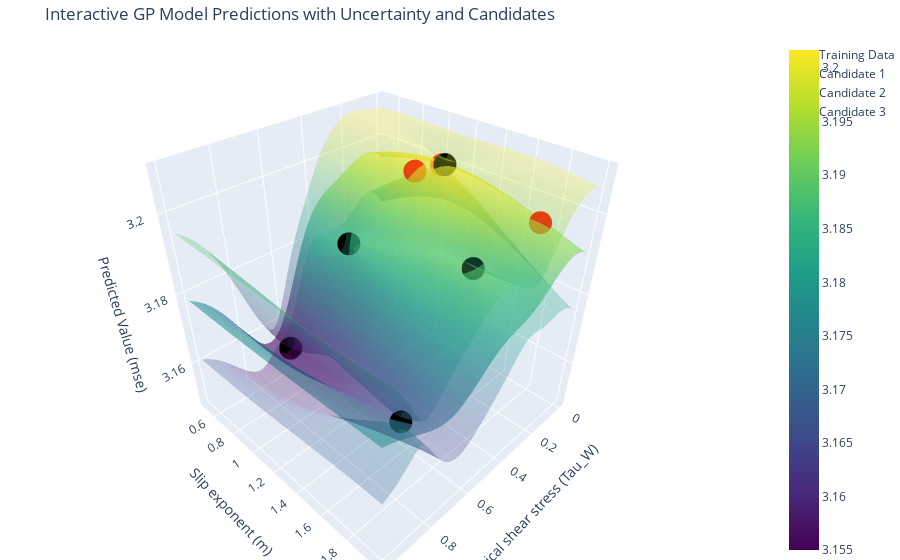

Notebook code cell kept with this figure:
### Code cell
fig = go.Figure()


fig.add_trace(go.Surface(
    x=x_grid, y=y_grid, z=pred_mean,
    colorscale='Viridis', opacity=0.6, name="GP Mean"
))


fig.add_trace(go.Surface(
    x=x_grid, y=y_grid, z=pred_mean + pred_std,
    colorscale='Viridis', opacity=0.3, showscale=False, name="GP Mean + Std"
))


fig.add_trace(go.Surface(
    x=x_grid, y=y_grid, z=pred_mean - pred_std,
    colorscale='Viridis', opacity=0.3, showscale=False, name="GP Mean - Std"
))


fig.add_trace(go.Scatter3d(
    x=train_x[:, 0].numpy(),
    y=train_x[:, 1].numpy(),
    z=train_y.flatten().numpy(),
    mode='markers',
    marker=dict(size=8, color='black'),
    name='Training Data'
))


for i in range(candidate.shape[0]):  
    
    cand = model(input_transform(candidate[i].unsqueeze(0)))
    cand_var = torch.diagonal(cand.covariance_matrix, 0)
    cand_mean, _ = outcome_transform.untransform(cand.mean, cand_var)
    
    
    fig.add_trace(go.Scatter3d(
        x=[candidate[i, 0].item()],
        y=[candidate[i, 1].item()],
        z=[cand_mean.item()],
        mode='markers',
        marker=dict(size=8, color='red'),
        name=f'Candidate {i + 1}'
    ))


fig.update_layout(
    scene=dict(
        xaxis_title="Critical shear stress (Tau_W)",
        yaxis_title="Slip exponent (m)",
        zaxis_title="Predicted Value (mse)"
    ),
    title="Interactive GP Model Predictions with Uncertainty and Candidates",
    margin=dict(l=0, r=0, b=0, t=40)
)

# Show the plot
fig.show()
fig.write_html("gp_model_predictions.html")

### Figure 1 — Plotly figure (JSON) as saved in the notebook; plotly's stock layout.template omitted (floating-point values rounded to 4 significant figures; data arrays with more than 128 entries replaced by an {"elided": "..."} marker saying what was removed)
{"data": [{"colorscale": [[0, "#440154"], [0.1111, "#482878"], [0.2222, "#3e4989"], [0.3333, "#31688e"], [0.4444, "#26828e"], [0.5556, "#1f9e89"], [0.6667, "#35b779"], [0.7778, "#6ece58"], [0.8889, "#b5de2b"], [1, "#fde725"]], "name": "GP Mean", "opacity": 0.6, "type": "surface", "x": {"elided": "50x50 float values"}, "y": {"elided": "50x50 float values"}, "z": {"elided": "50x50 float values"}}, {"colorscale": [[0, "#440154"], [0.1111, "#482878"], [0.2222, "#3e4989"], [0.3333, "#31688e"], [0.4444, "#26828e"], [0.5556, "#1f9e89"], [0.6667, "#35b779"], [0.7778, "#6ece58"], [0.8889, "#b5de2b"], [1, "#fde725"]], "name": "GP Mean + Std", "opacity": 0.3, "showscale": false, "type": "surface", "x": {"elided": "50x50 float values"}, "y": {"elided": "50x50 float values"}, "z": {"elided": "50x50 float values"}}, {"colorscale": [[0, "#440154"], [0.1111, "#482878"], [0.2222, "#3e4989"], [0.3333, "#31688e"], [0.4444, "#26828e"], [0.5556, "#1f9e89"], [0.6667, "#35b779"], [0.7778, "#6ece58"], [0.8889, "#b5de2b"], [1, "#fde725"]], "name": "GP Mean - Std", "opacity": 0.3, "showscale": false, "type": "surface", "x": {"elided": "50x50 float values"}, "y": {"elided": "50x50 float values"}, "z": {"elided": "50x50 float values"}}, {"marker": {"color": "black", "size": 8}, "mode": "markers", "name": "Training Data", "type": "scatter3d", "x": [0.2985, 0.4342, 0.8245, 0.6489, 0.08723], "y": [1.617, 0.876, 1.857, 0.647, 1.13], "z": [3.188, 3.185, 3.173, 3.156, 3.202]}, {"marker": {"color": "red", "size": 8}, "mode": "markers", "name": "Candidate 1", "type": "scatter3d", "x": [0.0583], "y": [1.76], "z": [3.196]}, {"marker": {"color": "red", "size": 8}, "mode": "markers", "name": "Candidate 2", "type": "scatter3d", "x": [0.1588], "y": [1], "z": [3.2]}, {"marker": {"color": "red", "size": 8}, "mode": "markers", "name": "Candidate 3", "type": "scatter3d", "x": [0.001], "y": [1], "z": [3.199]}], "layout": {"margin": {"b": 0, "l": 0, "r": 0, "t": 40}, "scene": {"xaxis": {"title": {"text": "Critical shear stress (Tau_W)"}}, "yaxis": {"title": {"text": "Slip exponent (m)"}}, "zaxis": {"title": {"text": "Predicted Value (mse)"}}}, "title": {"text": "Interactive GP Model Predictions with Uncertainty and Candidates"}}}
